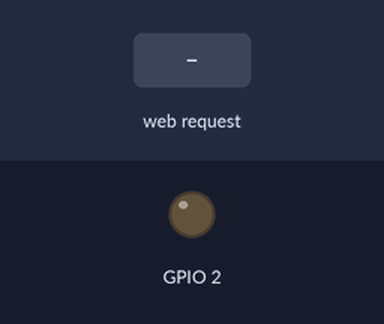
Recording of a sketch running on a simulated ESP32. Shown: output pins drawn as LEDs (lit = HIGH). The test bench sets the inputs (shaded band). WiFi joins after 1.5 s; servers stay silent unless stated; what the sketch prints to the serial monitor is not drawn.

Above: at 2.7 s.
2.8 s: HTTP request GET /on received
At 3.9 s:
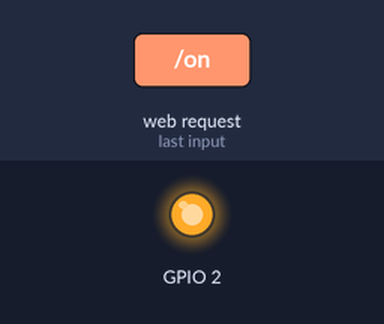
4.3 s: HTTP request GET /off received
At 5.0 s:
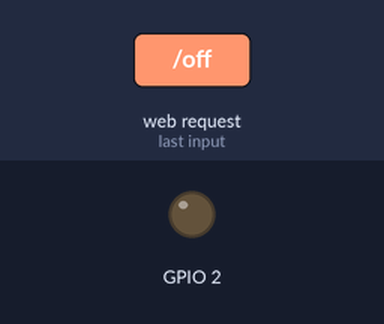
Timing chart, 0 to 7.3 s (numbered marks = the images above; inputs shaded):
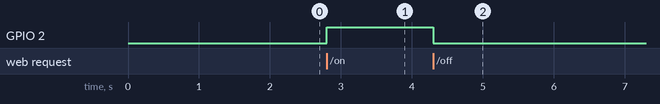

Measured:
- after the input at 2.8 s, GPIO 2: LOW → HIGH at once
- after the input at 4.3 s, GPIO 2: HIGH → LOW at once

The sketch:

servidor_Simple.ino
```cpp
#include <WiFi.h>
#include <ESPAsyncWebSrv.h>

const char* ssid = "OPPO A54";
const char* password = "ranita321";

AsyncWebServer server(80);

void setup(){
  Serial.begin(115200);
  // delay(10);

  conectarse();
  server.on("/", HTTP_GET, [](AsyncWebServerRequest *request){
    int numParametros = request->params();
    Serial.print(numParametros);

    if(numParametros == 0) request->send(200, "text/html", "<H1>Hola Mundo</H1>");
    else{
      AsyncWebParameter *p = request->getParam(0);
      String html = "<H1>Hola " + p->value() + "</H1>";
      request->send(200, "text/html", html);
    }
  });

  server.on("/adios", HTTP_GET, [](AsyncWebServerRequest *r){
    r->send(200, "text/html", "<h1>adios</h1>");
  });

  pinMode(2, OUTPUT);

  server.on("/on", HTTP_GET, [](AsyncWebServerRequest *on){
    on->send(200, "text/html", "<h1>encendido</h1>");
    digitalWrite(2, HIGH);
  });

  server.on("/off", HTTP_GET, [](AsyncWebServerRequest *off){
    off->send(200, "text/html", "<h1>apagado</h1>");
    digitalWrite(2, LOW);
  });

  // server.on("/?=", HTTP_GET, [](AsyncWebServerRequest *request){
  //   char led = request->getParam("?=");

  //   if(led == "on"){
  //     on->send(200, "text/html", "<h1>encendido</h1>");
  //     digitalWrite(2, HIGH);
  //   }else if(led == "off"){
  //     off->send(200, "text/html", "<h1>apagado</h1>");
  //     digitalWrite(2, LOW);
  //   }
  // });

  server.begin();

  //Se inicia la conexión
  // Serial.println();
  // Serial.println();
  // Serial.print("Connecting to...");
  // Serial.println(ssid);

  // WiFi.begin(ssid, password);

  // //Se verifica si realiza la conexión
  // while(WiFi.status() != WL_CONNECTED){
  //   delay(500);
  //   Serial.print(".");
  // }

  // //Lograda la conexión se muestra la información
  // Serial.print("");
  // Serial.println("WiFi connected");
  // Serial.println("IP address: ");
  // Serial.println(WiFi.localIP());
}

void loop(){}

void conectarse(){
  Serial.print("Conectando ");
  Serial.println(ssid);
  WiFi.begin(ssid, password);

  while(WiFi.status() != WL_CONNECTED){
    delay(500);
    Serial.print(".");
  }

  Serial.print(WiFi.localIP());
}
```
